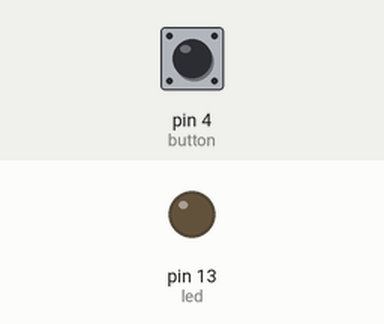
Bench run of a sketch on a simulated Arduino Uno, built with avr-gcc and run on an emulated ATmega328P. On the bench: output pins drawn as LEDs (lit = HIGH). Dashed ring = blinking. The test bench sets the inputs (shaded band); at power-on: pin 4 (button) LOW.

Above: at 1.2 s.
1.3 s: pin 4 (button) pulled HIGH for 3.2 s
At 5.3 s:
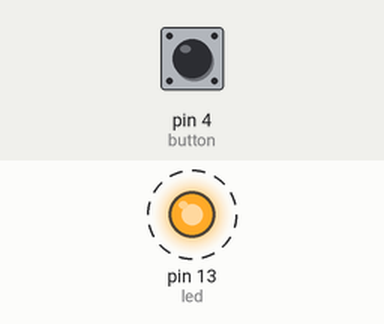
6.3 s: pin 4 (button) pulled HIGH for 0.15 s
At 8.0 s:
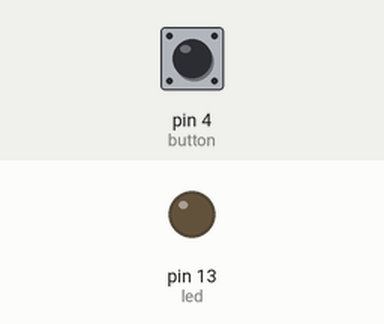
Timing chart, 0 to 9.5 s (numbered marks = the images above; inputs shaded):
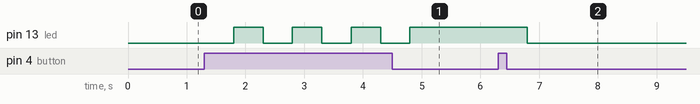

The sketch:

ToggleUsingPushButton.ino
```cpp
//part 1
const int led = 13;
const int button = 4;
int state = 0;

// part2
void setup() {
  // put your setup code here, to run once:
  pinMode(led,OUTPUT);
  pinMode(button,INPUT);

}


// part3
void loop() {
  // put your main code here, to run repeatedly:


   if( digitalRead(button)==HIGH){
    state = !state;
    delay(500);
    }

    digitalWrite(led,state);

}
```

Measured:
- after the input at 1.3 s, pin 13 (led): alternates HIGH for 0.50 s and LOW for 0.50 s, 7 changes in all, then stays HIGH, starting after 0.50 s
- after the input at 6.3 s, pin 13 (led): HIGH → LOW after 0.50 s
